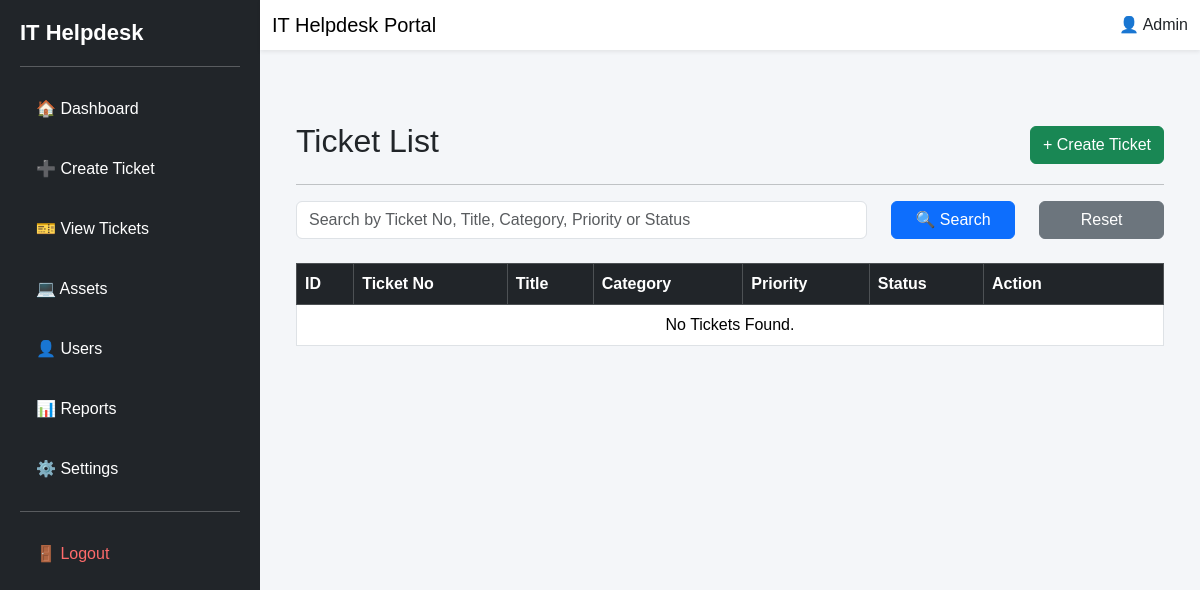
Before: /tickets (signed in) with the older database file.
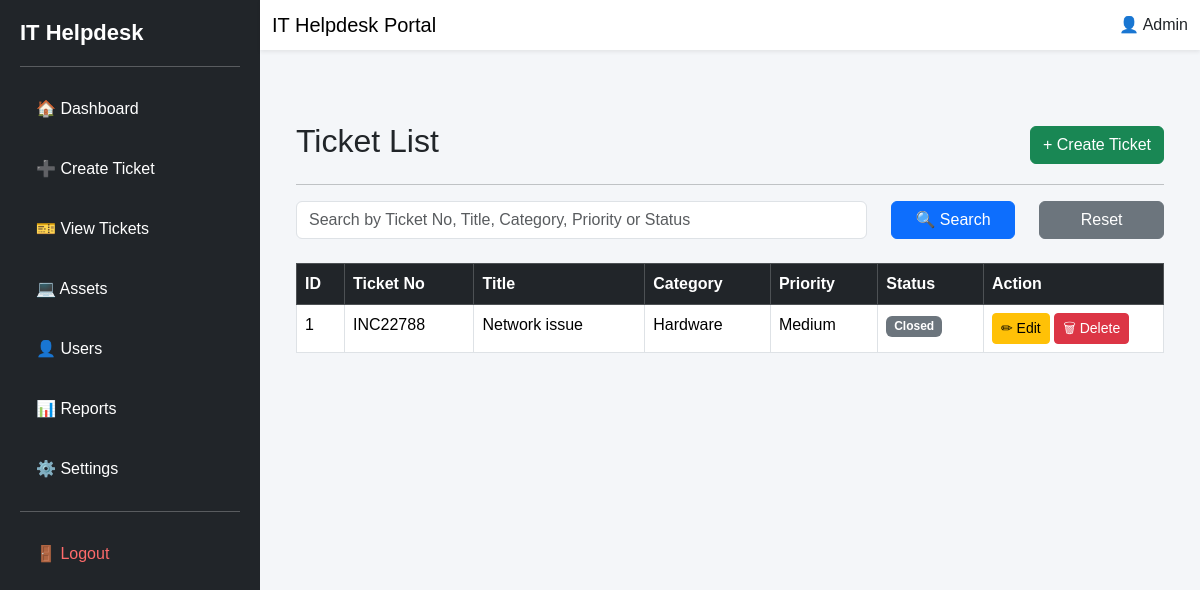
After: the same page with the newer database file.
### models.py (models this page shows, shortened)
class Ticket(db.Model):
    __tablename__ = "tickets"
    id = db.Column(db.Integer, primary_key=True)
    ticket_number = db.Column(db.String(20), unique=True, nullable=False)
    title = db.Column(db.String(200), nullable=False)
    description = db.Column(db.Text, nullable=False)
    category = db.Column(db.String(50), nullable=False)
    priority = db.Column(db.String(20), nullable=False)
    status = db.Column(db.String(20), default="Open")
    created_by = db.Column(db.String(100))
    assigned_to = db.Column(db.String(100))
    attachment = db.Column(db.String(255))
    created_at = db.Column(
        db.DateTime,
        default=db.func.current_timestamp()
    )

### routes/tickets.py (the view, shortened to what this page needs)
@tickets.route("/tickets")
@login_required
def view_tickets():
    search = request.args.get("search", "").strip()
    query = Ticket.query
    ticket_list = query.order_by(Ticket.id.desc()).all()
    return render_template(
        "view_tickets.html",
        tickets=ticket_list,
        search=search
    )

### app.py (called while the page is built)
@login_manager.user_loader
def load_user(user_id):
    return User.query.get(int(user_id))

### templates/view_tickets.html (shortened to what this page needs)
{% extends "base.html" %}
{% block content %}
<div class="container mt-5">
    <div class="d-flex justify-content-between align-items-center mb-3">
        <h2>Ticket List</h2>
        <a href="{{ url_for('tickets.create_ticket') }}"
           class="btn btn-success">
            + Create Ticket
        </a>
    </div>
    <hr>
    <form method="GET"
          action="{{ url_for('tickets.view_tickets') }}"
          class="row mb-4">
        <div class="col-md-8">
            <input
                type="text"
                name="search"
                value="{{ search }}"
                class="form-control"
                placeholder="Search by Ticket No, Title, Category, Priority or Status">
        </div>
        <div class="col-md-2">
            <button class="btn btn-primary w-100">
                🔍 Search
            </button>
        </div>
        <div class="col-md-2">
            <a href="{{ url_for('tickets.view_tickets') }}"
               class="btn btn-secondary w-100">
                Reset
            </a>
        </div>
    </form>
    <table class="table table-bordered table-hover">
        <thead class="table-dark">
            <tr>
                <th>ID</th>
                <th>Ticket No</th>
                <th>Title</th>
                <th>Category</th>
                <th>Priority</th>
                <th>Status</th>
                <th width="180">Action</th>
            </tr>
        </thead>
        <tbody>
        {% if tickets %}
            {% for ticket in tickets %}
            <tr>
                <td>{{ ticket.id }}</td>
                <td>{{ ticket.ticket_number }}</td>
                <td>{{ ticket.title }}</td>
                <td>{{ ticket.category }}</td>
                <td>{{ ticket.priority }}</td>
                <td>
                    {% if ticket.status == "Open" %}
                        <span class="badge bg-success">
                            {{ ticket.status }}
                        </span>
                    {% elif ticket.status == "Pending" %}
                        <span class="badge bg-warning text-dark">
                            {{ ticket.status }}
                        </span>
                    {% else %}
                        <span class="badge bg-secondary">
                            {{ ticket.status }}
                        </span>
                    {% endif %}
                </td>
                <td>
                    <a href="{{ url_for('tickets.edit_ticket', id=ticket.id) }}"
                       class="btn btn-warning btn-sm">
                        ✏ Edit
                    </a>
                    <a href="{{ url_for('tickets.delete_ticket', id=ticket.id) }}"
                       class="btn btn-danger btn-sm"
                       onclick="return confirm('Are you sure you want to delete this ticket?');">
                        🗑 Delete
                    </a>
                </td>
            </tr>
            {% endfor %}
        {% else %}
            <tr>
                <td colspan="7" class="text-center">
                    No Tickets Found.
                </td>
            </tr>
        {% endif %}
        </tbody>
    </table>
</div>
{% endblock %}

### templates/base.html (shortened to what this page needs)
<!DOCTYPE html>
<html lang="en">
<head>
    <link href="https://cdn.jsdelivr.net/npm/bootstrap@5.3.3/dist/css/bootstrap.min.css" rel="stylesheet">
    <link rel="stylesheet"
          href="{{ url_for('static', filename='css/style.css') }}">
</head>
<body>
<div class="d-flex">
    {% include 'layout/sidebar.html' %}
    <div class="flex-grow-1">
        <nav class="navbar navbar-light bg-white shadow-sm">
            <div class="container-fluid">
                <span class="navbar-brand mb-0 h4">
                    IT Helpdesk Portal
                </span>
                <span>
                    👤 Admin
                </span>
            </div>
        </nav>
        <div class="container-fluid p-4">
            {% block content %}
            {% endblock %}
        </div>
    </div>
</div>
</body>
</html>

### templates/layout/sidebar.html
<div class="sidebar">
    <h2 class="logo">
        IT Helpdesk
    </h2>
    <hr>
    <a href="{{ url_for('dashboard.dashboard_home') }}">
        🏠 Dashboard
    </a>
    <a href="{{ url_for('tickets.create_ticket') }}">
        ➕ Create Ticket
    </a>
    <a href="{{ url_for('tickets.view_tickets') }}">
        🎫 View Tickets
    </a>
    {% if current_user.role == "Admin" %}
    <a href="{{ url_for('assets.view_assets') }}">
        💻 Assets
    </a>
    <a href="{{ url_for('users.view_users') }}">
        👤 Users
    </a>
    <a href="{{ url_for('reports.reports_dashboard') }}">
        📊 Reports
    </a>
    <a href="#">
        ⚙️ Settings
    </a>
    {% endif %}
    <hr>
    <a href="{{ url_for('auth.logout') }}" class="logout">
        🚪 Logout
    </a>
</div>

### static/css/style.css (style rules this page uses)
body { margin:0; padding:0; background:#f4f6f9; font-family:Arial, Helvetica, sans-serif; }
.sidebar { width:260px; min-height:100vh; background:#212529; color:white; padding:20px; }
.logo { color:white; font-size:22px; font-weight:bold; margin-bottom:20px; }
.sidebar a { display:block; color:white; text-decoration:none; padding:14px 16px; margin-bottom:8px; border-radius:8px; transition:0.3s; }
.logout { color:#ff6b6b !important; }
.navbar { background:white; }
table { background:white; }

Changed rows visible on the page:
added Ticket: id "1", ticket_number "INC22788", title "Network issue", category "Hardware", priority "Medium", status "Closed"
Other visible differences:
text no longer shown: "No Tickets Found."
